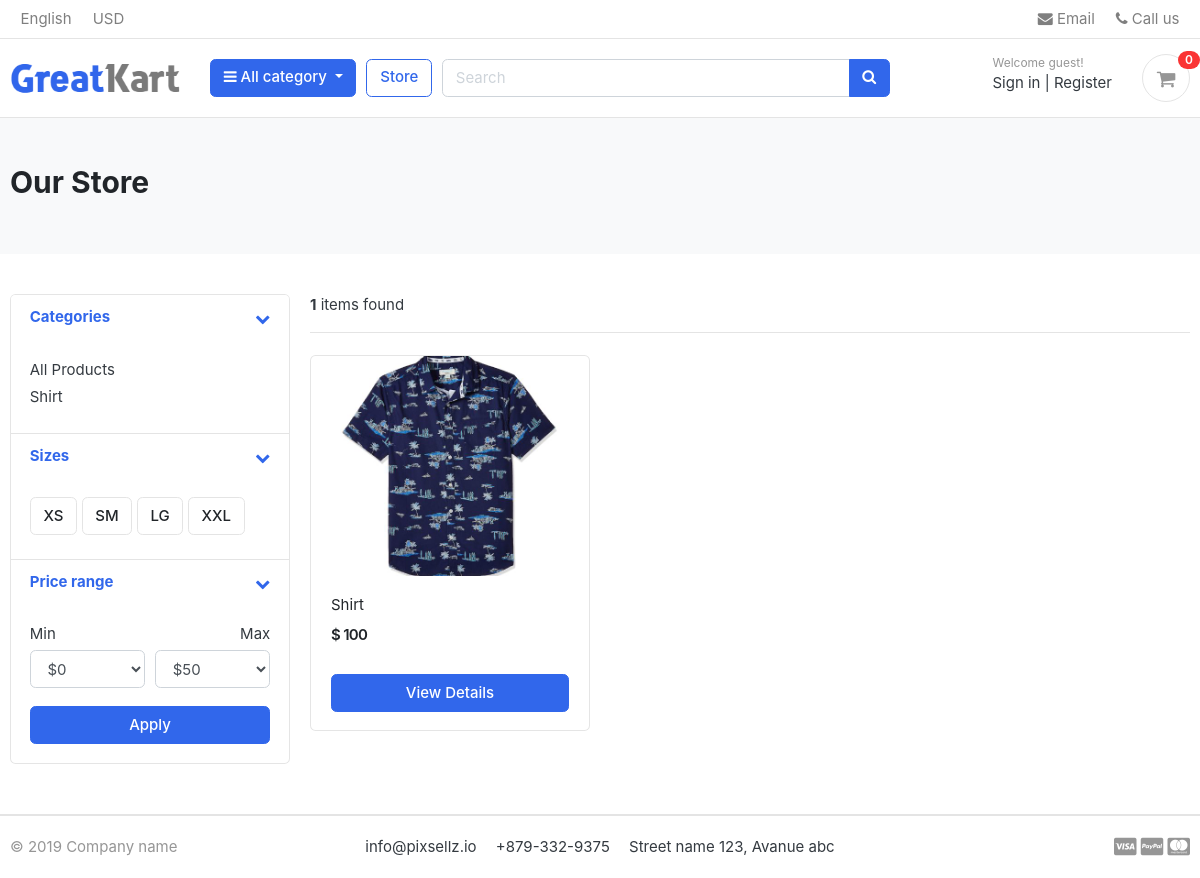
/store/, run on the app's committed database.
### category/models.py (models this page shows, shortened)
class Category(models.Model):
    category_name = models.CharField(max_length=50, unique=True)
    slug = models.SlugField(max_length=100, unique=True)
    description = models.TextField(max_length=255, blank=True)
    cat_image = models.ImageField(upload_to='photos/categories', blank=True)
    class Meta:
        verbose_name = 'category'
        verbose_name_plural = 'categories'
    def get_url(self):
            return reverse('products_by_category', args=[self.slug])

### store/models.py (models this page shows, shortened)
class Product(models.Model):
    product_name    = models.CharField(max_length=200, unique=True)
    slug            = models.SlugField(max_length=200, unique=True)
    description     = models.TextField(max_length=500, blank=True)
    price           = models.IntegerField()
    images          = models.ImageField(upload_to='photos/products')
    stock           = models.IntegerField()
    is_available    = models.BooleanField(default=True)
    category        = models.ForeignKey(Category, on_delete=models.CASCADE)
    created_date    = models.DateTimeField(auto_now_add=True)
    modified_date   = models.DateTimeField(auto_now=True)
    def get_url(self):
        return reverse('product_detail', args=[self.category.slug, self.slug])

### store/views.py (the view)
# urls.py: path('store/', include('store.urls')),
def store(request, category_slug=None):
    categories = None
    products = None
    if category_slug != None:
        categories = get_object_or_404(Category, slug=category_slug)
        products = Product.objects.filter(category=categories, is_available=True)
        paginator = Paginator(products, 1)
        page = request.GET.get('page')
        paged_products = paginator.get_page(page)
        product_count = products.count()
    else:
        products = Product.objects.all().filter(is_available=True).order_by('id')
        paginator = Paginator(products, 3)
        page = request.GET.get('page')
        paged_products = paginator.get_page(page)
        product_count = products.count()
    context = {
        'products': paged_products,
        'product_count': product_count,
    }
    return render(request, 'store/store.html', context)

### carts/context_processors.py (called while the page is built)
def counter(request):
    cart_count = 0
    if 'admin' in request.path:
        return {}
    else:
        try:
            cart = Cart.objects.filter(cart_id=_cart_id(request))
            if request.user.is_authenticated:
                cart_items = CartItem.objects.all().filter(user=request.user)
            else:
                cart_items = CartItem.objects.all().filter(cart=cart[:1])
            for cart_item in cart_items:
                cart_count += cart_item.quantity
        except Cart.DoesNotExist:
            cart_count = 0
    return dict(cart_count=cart_count)

### carts/views.py (called while the page is built)
def _cart_id(request):
    cart = request.session.session_key
    if not cart:
        cart = request.session.create()
    return cart

### category/context_processors.py (called while the page is built)
def menu_links(request):
    links = Category.objects.all()
    return dict(links=links)

### templates/store/store.html (shortened to what this page needs)
{% extends 'base.html' %}
{% load static %}
{% block content %}
<section class="section-pagetop bg">
<div class="container">
	{% if 'search' in request.path %}
		<h2 class="title-page">Search Result</h2>
	{% else %}
		<h2 class="title-page">Our Store</h2>
	{% endif %}
</div>
</section>
<section class="section-content padding-y">
<div class="container">
<div class="row">
	<aside class="col-md-3">
<div class="card">
	<article class="filter-group">
		<header class="card-header">
			<a href="#" data-toggle="collapse" data-target="#collapse_1" aria-expanded="true" class="">
				<i class="icon-control fa fa-chevron-down"></i>
				<h6 class="title">Categories</h6>
			</a>
		</header>
		<div class="filter-content collapse show" id="collapse_1" style="">
			<div class="card-body">
				<ul class="list-menu">
					<li><a href="{% url 'store' %}">All Products  </a></li>
					{% for category in links %}
				<li><a href="{{ category.get_url }}">{{ category.category_name }}  </a></li>
					{% endfor %}
				</ul>
			</div>
		</div>
	</article>
	<article class="filter-group">
		<header class="card-header">
			<a href="#" data-toggle="collapse" data-target="#collapse_4" aria-expanded="true" class="">
				<i class="icon-control fa fa-chevron-down"></i>
				<h6 class="title">Sizes </h6>
			</a>
		</header>
		<div class="filter-content collapse show" id="collapse_4" style="">
			<div class="card-body">
			  <label class="checkbox-btn">
			    <span class="btn btn-light"> XS </span>
			  </label>
			  <label class="checkbox-btn">
			    <span class="btn btn-light"> SM </span>
			  </label>
			  <label class="checkbox-btn">
			    <span class="btn btn-light"> LG </span>
			  </label>
			  <label class="checkbox-btn">
			    <span class="btn btn-light"> XXL </span>
			  </label>
		</div>
		</div>
	</article>
	<article class="filter-group">
		<header class="card-header">
			<a href="#" data-toggle="collapse" data-target="#collapse_3" aria-expanded="true" class="">
				<i class="icon-control fa fa-chevron-down"></i>
				<h6 class="title">Price range </h6>
			</a>
		</header>
		<div class="filter-content collapse show" id="collapse_3" style="">
			<div class="card-body">
				<div class="form-row">
				<div class="form-group col-md-6">
				  <label>Min</label>
				  	<select class="mr-2 form-control">
						<option value="0">$0</option>
					</select>
				</div>
				<div class="form-group text-right col-md-6">
				  <label>Max</label>
				  	<select class="mr-2 form-control">
						<option value="50">$50</option>
					</select>
				</div>
				</div>
				<button class="btn btn-block btn-primary">Apply</button>
			</div>
		</div>
	</article>
</div>
	</aside>
	<main class="col-md-9">
<header class="border-bottom mb-4 pb-3">
		<div class="form-inline">
			<span class="mr-md-auto"><b>{{ product_count }}</b> items found </span>
		</div>
</header>
<div class="row">
	{% if products %}
	{% for product in products %}
	<div class="col-md-4">
		<figure class="card card-product-grid">
			<div class="img-wrap">
				<a href="{{ product.get_url }}"><img src="{{ product.images.url }}"></a>
			</div>
			<figcaption class="info-wrap">
				<div class="fix-height">
					<a href="{{ product.get_url }}" class="title">{{ product.product_name }}</a>
					<div class="price-wrap mt-2">
						<span class="price">$ {{ product.price }}</span>
					</div>
				</div>
				<a href="{{ product.get_url }}" class="btn btn-block btn-primary">View Details </a>
			</figcaption>
		</figure>
	</div>
	{% endfor %}
	{% else %}
	<div>
		<h2>No result found. Please try again.</h2>
	</div>
	{% endif %}
</div>
	</main>
</div>
</div>
</section>
{% endblock %}

### static/css/ui.css (style rules this page uses)
html { font-family: "Inter", sans-serif; font-size: 15px; }
.img-wrap { text-align: center; display: block; }
.img-wrap img { max-width: 100%; }
.price-wrap { letter-spacing: -0.7px; }
.padding-y { padding-top: 40px; padding-bottom: 40px; }
figure { margin-bottom: 0; }
article:after, .form-group:after { display: block; clear: both; content: ""; }
.bg { background-color: #f8f9fa; }
.title-page { color: #212529; }
.btn-light { background-color: #fff; border-color: #e4e4e4; }
[class*=list-] li:after { visibility: hidden; display: block; content: ""; overflow: hidden; height: 0; clear: both; }
.list-menu { list-style: none; margin: 0; padding-left: 0; }
.list-menu li { margin-bottom: 5px; }
.list-menu a { color: #343a40; }
[class*=card-product] a.title { color: #212529; display: block; }
[class*=card-product] .img-wrap { overflow: hidden; position: relative; }
[class*=card-product] .img-wrap img { height: 100%; max-width: 100%; width: auto; display: inline-block; -o-object-fit: cover; object-fit: cover; }
.card-product-grid { margin-bottom: 20px; }
.card-product-grid .img-wrap { border-radius: 0.2rem 0.2rem 0 0; height: 220px; }
.card-product-grid .info-wrap { overflow: hidden; padding: 18px 20px; }
.card-product-grid .fix-height { height: 80px; overflow: hidden; }
.card .img-wrap { overflow: hidden; }
.price { font-weight: 600; color: #212529; }
.icon-control { margin-top: 5px; float: right; font-size: 80%; }
.card-header .title { margin-bottom: 0; line-height: 1.5; }
.filter-group { border-bottom: 1px solid #e4e4e4; }
.filter-group .card-header { border-bottom: 0; }
.filter-group:last-child { border-bottom: 0; }
.checkbox-btn { position: relative; }
.section-pagetop { padding: 45px 0; }

### data on the page
Category: category_name "Shirt"
Product: images (picture), product_name "Shirt", price "100"

### other printed values
{{ cart_count }} "0"
{{ product_count }} "1"
